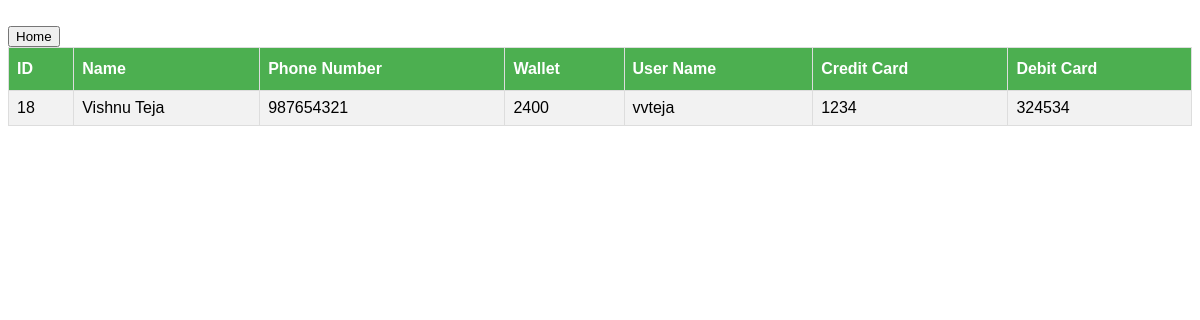
Page /show_all_customers.php on the earlier database version.
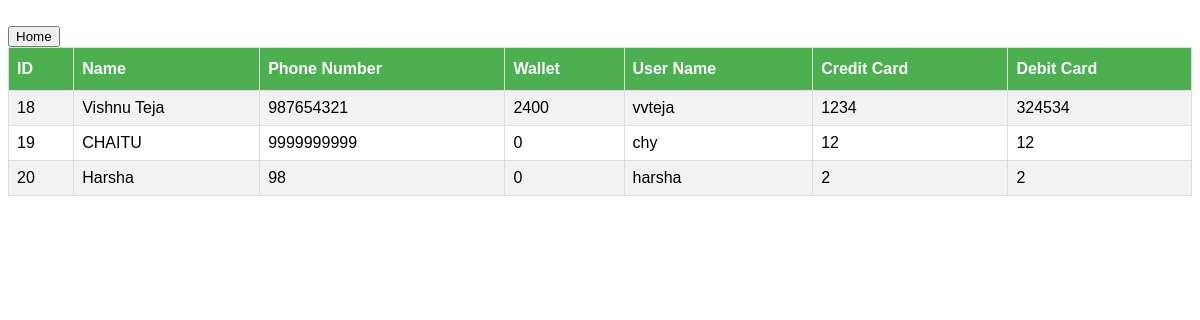
Same page on the later database version.
### tables this page shows
CREATE TABLE `customer` (
  `ID` int(11) NOT NULL AUTO_INCREMENT,
  `name` varchar(250) NOT NULL,
  `phone_no` bigint(20) DEFAULT NULL,
  `wallet` int(11) DEFAULT 0,
  `user_name` varchar(50) NOT NULL,
  `email` varchar(250) DEFAULT NULL,
  `password` varchar(50) NOT NULL,
  `credit_card` int(11) DEFAULT NULL,
  `debit_card` int(11) DEFAULT NULL,
  `image` longblob DEFAULT NULL,
  PRIMARY KEY (`ID`),
  UNIQUE KEY `user_name` (`user_name`)
);

### show_all_customers.php (the view, shortened to what this page needs)
<!DOCTYPE html>
<html>
<?php
require("mysqli_connect.php");
$sql = "select * from customer";
$result = $conn -> query($sql);
if($result->num_rows > 0){
?>
<br>
<a href="book_my_show_welcome.html"><button type="button">Home</button></a>
<table id = "customers">
<tr>
<th>ID</th>
<th>Name</th>
<th>Phone Number</th>
<th>Wallet</th>
<th>User Name</th>
<th>Credit Card</th>
<th>Debit Card</th>
</tr>
<?php
	while ($row = $result->fetch_assoc()) {?>
		<tr>
		<td><?php echo $row["ID"]?></td>
		<td><?php echo $row["name"] ?></td>
		<td><?php echo $row["phone_no"] ?></td>
		<td><?php echo $row["wallet"] ?></td>
		<td><?php echo $row["user_name"] ?></td>
		<td><?php echo$row["credit_card"] ?></td>
		<td><?php echo $row["debit_card"] ?></td>
		</tr>
<?php
	}
} else{
	echo "<h3>No Information in database to display regarding customers</h3>";
}
?>
</table>
</html>

### show_all_customers.php (style rules this page uses)
#customers { font-family: "Trebuchet MS", Arial, Helvetica, sans-serif; border-collapse: collapse; width: 100%; }
#customers td, #customers th { border: 1px solid #ddd; padding: 8px; }
#customers tr:nth-child(even) { background-color: #f2f2f2; }
#customers th { padding-top: 12px; padding-bottom: 12px; text-align: left; background-color: #4CAF50; color: white; }

Differences in the rows shown:
added customer: ID "19", name "CHAITU", phone_no "9999999999", wallet "0", user_name "chy", credit_card "12", debit_card "12"
added customer: ID "20", name "Harsha", phone_no "98", wallet "0", user_name "harsha", credit_card "2", debit_card "2"
